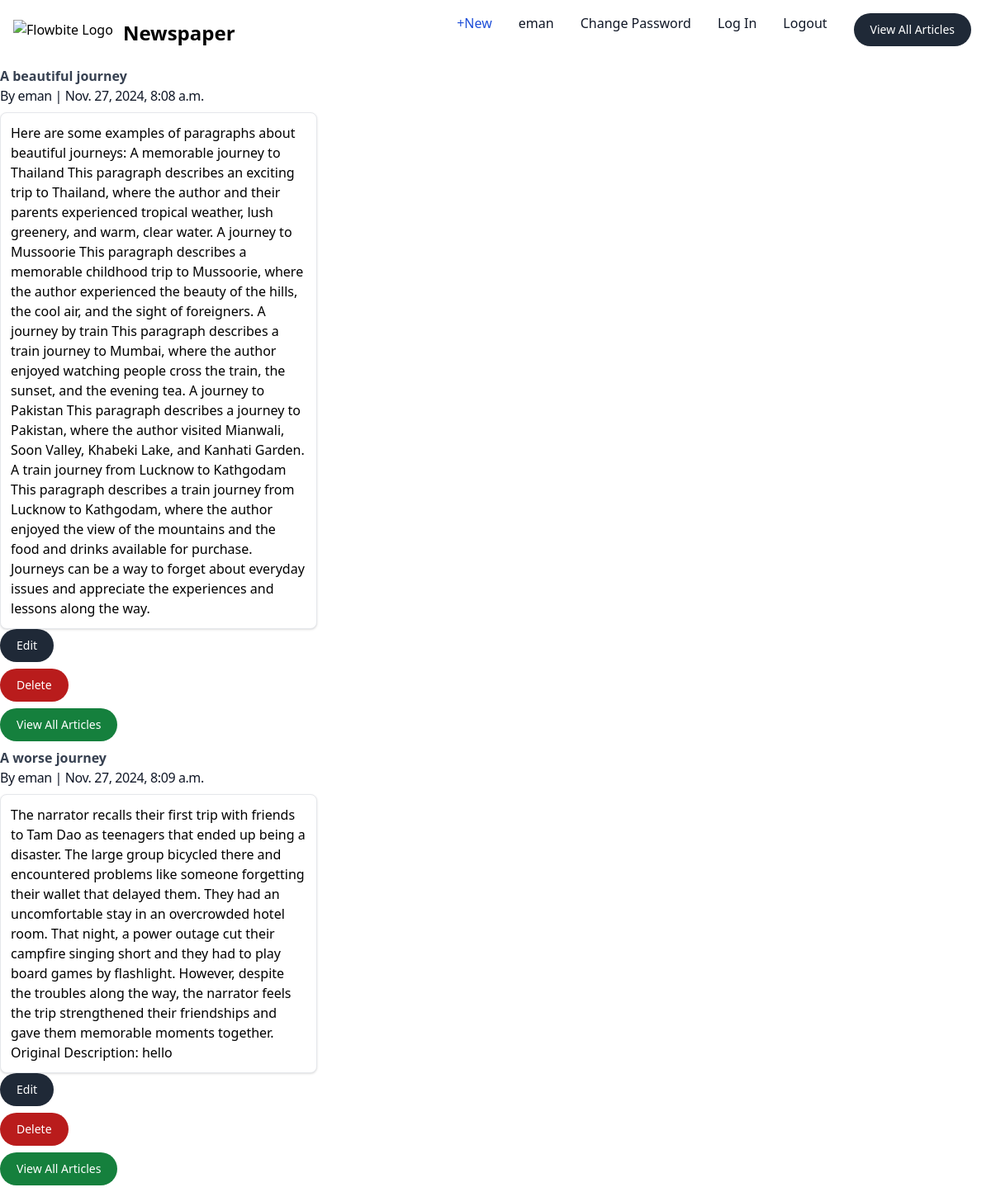
/articles/ (signed in), run on the app's committed database.
### accounts/models.py (models this page shows)
class CustomUser(AbstractUser):
    age = models.PositiveIntegerField(null=True , blank= True)

### articles/models.py (models this page shows, shortened)
class Article(models.Model):
    title = models.CharField(max_length=255)
    body = models.TextField()
    date = models.DateTimeField(auto_now_add=True)
    author = models.ForeignKey(
        settings.AUTH_USER_MODEL,
        on_delete=models.CASCADE,
    )
    def get_absolute_url(self):
        return reverse("article_detail", kwargs={'pk': self.pk })

### articles/views.py (the view)
# urls.py: path("articles/", ArticleListView.as_view(),
class ArticleListView(ListView):
    model = Article
    template_name = 'article_list.html'

### templates/article_list.html (shortened to what this page needs)
{% extends 'base.html' %}
{% block content %}
{% for article in article_list %}
<a href="{{ article.get_absolute_url }}">
  <p class="font-bold text-gray-700 dark:text-gray-400"> {{ article.title }}</p>
</a>
<h5 class="mb-2 text-1xl font-normal tracking-tight text-gray-900 dark:text-white">By {{ article.author }} | {{article.date }}
</h5>
<a href="#"
  class="block max-w-sm p-3 bg-white border border-black-200 rounded-lg shadow hover:bg-gray-100 dark:bg-gray-800 dark:border-gray-700 dark:hover:bg-gray-700">
  {{ article.body }} </a>
<div>
  <a href="{% url 'article_edit' article.pk %}"><button type="button"
      class="text-white bg-gray-800 hover:bg-gray-900 focus:outline-none focus:ring-4 focus:ring-gray-300 font-medium rounded-full text-sm px-5 py-2.5 me-2 mb-2 dark:bg-gray-800 dark:hover:bg-gray-700 dark:focus:ring-gray-700 dark:border-gray-700">Edit
    </button> </a>
</div>
<div>
  <a href="{% url 'article_delete' article.pk %}">
    <button type="button"
      class="text-white bg-red-700 hover:bg-red-800 focus:outline-none focus:ring-4 focus:ring-red-300 font-medium rounded-full text-sm px-5 py-2.5 text-center me-2 mb-2 dark:bg-red-600 dark:hover:bg-red-700 dark:focus:ring-red-900">Delete</button>
  </a>
</div>
<a href="{% url 'article_list'  %}"> <button type="button"
    class="text-white bg-green-700 hover:bg-red-800 focus:outline-none focus:ring-4 focus:ring-red-300 font-medium rounded-full text-sm px-5 py-2.5 text-center me-2 mb-2 dark:bg-red-600 dark:hover:bg-red-700 dark:focus:ring-red-900">View
    All Articles</button></a>
{% endfor %}
{% endblock content %}

### templates/base.html (shortened to what this page needs)
<!DOCTYPE html>
<html lang="en">
<head>
</head>
<body>
  <nav class="bg-white border-gray-200 dark:bg-gray-900">
    <div class="max-w-screen-xl flex flex-wrap items-center justify-between mx-auto p-4">
      <a href="{% url 'home' %}" class="flex items-center space-x-3 rtl:space-x-reverse">
        <img src="https://flowbite.com/docs/images/logo.svg" class="h-8" alt="Flowbite Logo" />
        <span class="self-center text-2xl font-semibold whitespace-nowrap dark:text-white">Newspaper</span>
      </a>
      <div class="items-center justify-between hidden w-full md:flex md:w-auto md:order-1" id="navbar-user">
        <ul
          class="flex flex-col font-medium p-4 md:p-0 mt-4 border border-gray-100 rounded-lg bg-gray-50 md:space-x-8 rtl:space-x-reverse md:flex-row md:mt-0 md:border-0 md:bg-white dark:bg-gray-800 md:dark:bg-gray-900 dark:border-gray-700">
          <li>
            {% if user.is_authenticated %}
            <a href="{% url 'article_new' %}"
              class="block py-2 px-3 text-white bg-blue-700 rounded md:bg-transparent md:text-blue-700 md:p-0 md:dark:text-blue-500"
              aria-current="page">+New</a>
          </li>
          <li>
            <a href="#"
              class="block py-2 px-3 text-gray-900 rounded hover:bg-gray-100 md:hover:bg-transparent md:hover:text-blue-700 md:p-0 dark:text-white md:dark:hover:text-blue-500 dark:hover:bg-gray-700 dark:hover:text-white md:dark:hover:bg-transparent dark:border-gray-700">
              {{ user.username }}</a>
          </li>
          <li>
            <a href="{% url 'password_change' %}"
              class="block py-2 px-3 text-gray-900 rounded hover:bg-gray-100 md:hover:bg-transparent md:hover:text-blue-700 md:p-0 dark:text-white md:dark:hover:text-blue-500 dark:hover:bg-gray-700 dark:hover:text-white md:dark:hover:bg-transparent dark:border-gray-700">Change
              Password</a>
          </li>
          <li>
            <a href="{% url 'login' %}"
              class="block py-2 px-3 text-gray-900 rounded hover:bg-gray-100 md:hover:bg-transparent md:hover:text-blue-700 md:p-0 dark:text-white md:dark:hover:text-blue-500 dark:hover:bg-gray-700 dark:hover:text-white md:dark:hover:bg-transparent dark:border-gray-700">Log
              In</a>
          </li>
          <li>
            <a href="{% url 'logout' %}"
              class="block py-2 px-3 text-gray-900 rounded hover:bg-gray-100 md:hover:bg-transparent md:hover:text-blue-700 md:p-0 dark:text-white md:dark:hover:text-blue-500 dark:hover:bg-gray-700 dark:hover:text-white md:dark:hover:bg-transparent dark:border-gray-700">Logout</a>
          </li>
          <a href="{% url 'article_list' %}"><button type="button"
              class="text-white bg-gray-800 hover:bg-gray-900 focus:outline-none focus:ring-4 focus:ring-gray-300 font-medium rounded-full text-sm px-5 py-2.5 me-2 mb-2 dark:bg-gray-800 dark:hover:bg-gray-700 dark:focus:ring-gray-700 dark:border-gray-700">View
              All Articles </button> </a>
      </div>
      {% endif %}
    </div>
  </nav>
  <main>
    {% block content %}
    {% endblock content %}
  </main>
</body>
<script src="https://cdn.tailwindcss.com"></script>
</html>

### data on the page
CustomUser: username "eman"
Article: title "A beautiful journey", author "eman", date "Nov. 27, 2024, 8:08 a.m.", body "Here are some examples of paragraphs about beautiful journeys: A memorable journey to Thailand This paragraph describes an exciting trip to Thailand, where the author and their parents experienced tropical weather, lush greenery, and warm, clear water. A journey to Mussoorie This paragraph describes a memorable childhood trip to Mussoorie, where the author experienced the beauty of the hills, the cool air, and the sight of foreigners. A journey by train This paragraph describes a train journey to Mumbai, where the author enjoyed watching people cross the train, the sunset, and the evening tea. A journey to Pakistan This paragraph describes a journey to Pakistan, where the author visited…"
Article: title "A worse journey", author "eman", date "Nov. 27, 2024, 8:09 a.m.", body "The narrator recalls their first trip with friends to Tam Dao as teenagers that ended up being a disaster. The large group bicycled there and encountered problems like someone forgetting their wallet that delayed them. They had an uncomfortable stay in an overcrowded hotel room. That night, a power outage cut their campfire singing short and they had to play board games by flashlight. However, despite the troubles along the way, the narrator feels the trip strengthened their friendships and gave them memorable moments together. Original Description: hello"
